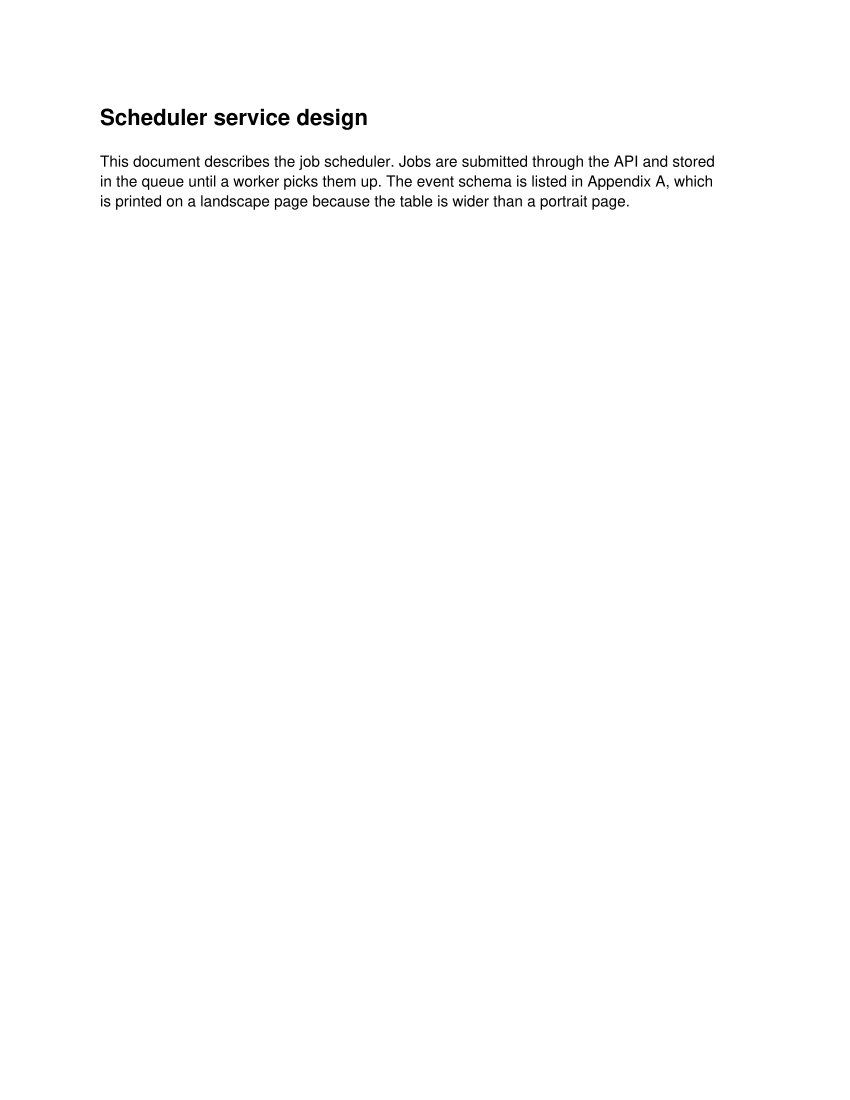

Reproduce this figure in Python.
"""生成测试夹具 mixed-pages.pdf：一份文件里纸张大小 / 方向 / 页面框不一样的页。
  第 1 页：纵向 Letter 正文；
  第 2 页：横向 Letter，一张 7 列、横跨整个横向版面的宽表格（Word 文档的横向附录）；
  第 3 页：纵向 A4（Excel 导出的说明页）；
  第 4 页：/Rotate 180，内容按未旋转的方向排（扫描、合并时转了页面方向）；
  第 5 页：CropBox 比 MediaBox 小、有偏移，裁剪框外面还画了字和色块（看不见，不该转换）。
以前整篇都用第一页的尺寸：横向页被转成纵向、表格最右一列被裁掉；裁剪框外的东西按负坐标排进版面，一页变几页。"""
import sys
from reportlab.pdfgen import canvas
from reportlab.lib.colors import Color

out = sys.argv[1] if len(sys.argv) > 1 else "mixed-pages.pdf"
LETTER = (612, 792)
c = canvas.Canvas(out, pagesize=LETTER)


def para(x, y, lines, size=11, font="Helvetica"):
    c.setFont(font, size)
    for i, s in enumerate(lines):
        c.drawString(x, y - i * size * 1.3, s)


# 第 1 页：纵向正文
W, H = LETTER
para(72, H - 90, ["Scheduler service design"], 16, "Helvetica-Bold")
para(72, H - 120, [
    "This document describes the job scheduler. Jobs are submitted through the API and stored",
    "in the queue until a worker picks them up. The event schema is listed in Appendix A, which",
    "is printed on a landscape page because the table is wider than a portrait page.",
])
c.showPage()

# 第 2 页：横向，宽表格
W, H = 792, 612
c.setPageSize((W, H))
para(54, H - 60, ["Appendix A. Event schema (landscape)"], 14, "Helvetica-Bold")
cols = [90, 80, 70, 70, 120, 110, 144]
heads = ["Field", "Type", "Required", "Default", "Example", "Owner", "Description"]
rows = [
    ["job_id", "UUID", "yes", "-", "3f2a91c", "api", "Stable identifier"],
    ["tenant", "string", "yes", "-", "acme-eu", "api", "Owning tenant"],
    ["run_at", "timestamp", "yes", "-", "2026-03-01", "scheduler", "UTC start time"],
    ["priority", "int8", "no", "5", "1", "scheduler", "Lowest is nine"],
    ["retries", "int8", "no", "3", "5", "worker", "Attempts before giving up"],
]
x0, top = 54, H - 90
xs = [x0]
for w in cols:
    xs.append(xs[-1] + w)
ys = [top - 22 * i for i in range(len(rows) + 2)]
c.setLineWidth(0.6)
for xv in xs:
    c.line(xv, ys[0], xv, ys[-1])
for yv in ys:
    c.line(xs[0], yv, xs[-1], yv)
for r, row in enumerate([heads] + rows):
    c.setFont("Helvetica-Bold" if r == 0 else "Helvetica", 10)
    for k, v in enumerate(row):
        c.drawString(xs[k] + 4, ys[r] - 15, v)
c.showPage()

# 第 3 页：纵向 A4
W, H = 595, 842
c.setPageSize((W, H))
para(60, H - 80, ["Notes"], 14, "Helvetica-Bold")
para(60, H - 105, ["Figures are preliminary and unaudited. Subtotals exclude hidden rows."])
c.showPage()

# 第 4 页：/Rotate 180，内容按未旋转的方向排
W, H = LETTER
c.setPageSize(LETTER)
c.setPageRotation(180)
para(72, H - 90, ["Rotated page heading"], 14, "Helvetica-Bold")
para(72, H - 115, ["This page carries a rotation of one hundred eighty degrees in its page dictionary."])
c.showPage()

# 第 5 页：CropBox 有偏移，裁剪框外面还有字和色块
c.setPageSize(LETTER)
c.setPageRotation(0)
c.setCropBox((100, 150, 500, 650))
para(130, 600, ["Visible text inside the crop box."])
para(130, 580, ["The crop box hides everything outside it."])
c.setFillColor(Color(1, 0.6, 0.6))
c.rect(20, 700, 60, 40, stroke=0, fill=1)
c.setFillColor(Color(0, 0, 0))
para(20, 60, ["Hidden text below the crop box."])
para(520, 400, ["Hidden right"])
c.showPage()
c.save()
